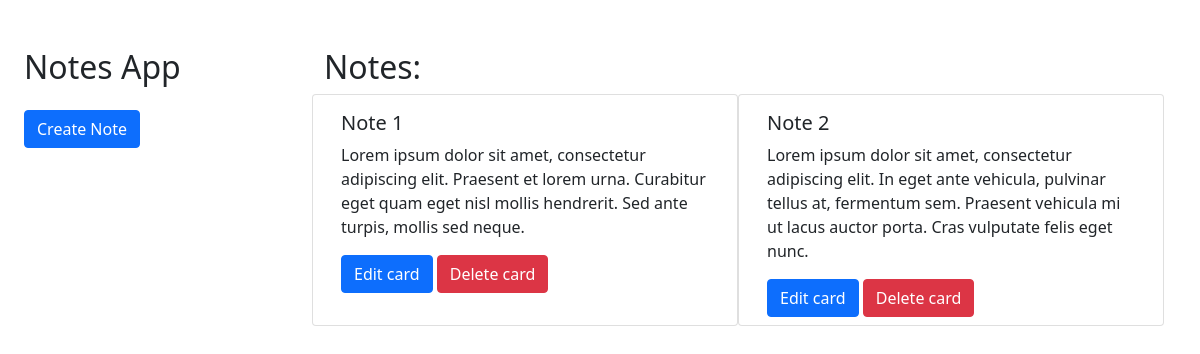
The page / on the database its author committed.
### tables this page shows
CREATE TABLE `notes` (
  `id_note` int(11) NOT NULL,
  `title_note` varchar(100) NOT NULL,
  `content_note` varchar(5000) NOT NULL
);

### controller/notes.php (called while the page is built, shortened)
<?php
class Notes {
  public function __construct() {
    require_once './model/NotesModel.php';
  }
  public function index() {
    $execute = new NotesModel;
    $dates = $execute -> getAllNotes();
    require_once './view/index.php';
  }
}

### config/db.php (called while the page is built)
<?php
class Connection {
  public static function database() {
    try {
      $server = "mysql: server=".SERVER."; dbname=".DBNAME.";";
      $conn = new PDO($server, DBUSER, DBPASS);
      return $conn;
    } catch (PDOException $th) {
      echo 'Error: '.$th->getMessage();
    }
  }
}

### model/NotesModel.php (called while the page is built, shortened)
<?php
class NotesModel{
  private $db;
  public function __construct() {
    $this->db = Connection::database();
  }
  public function getAllNotes() {
    $stmtp = $this->db -> prepare("SELECT * FROM `notes`");
    $stmtp -> execute();
    $this->notes = $stmtp->fetchAll();
    return $this->notes;
  }
}

### view/index.php (the view, shortened to what this page needs)
<?php require_once './controller/notes.php'; ?>
<!doctype html>
<html lang="en">
<head>
  <link href="https://cdn.jsdelivr.net/npm/bootstrap@5.0.2/dist/css/bootstrap.min.css" rel="stylesheet">
</head>
<body>
  <div class="row w-100">
    <div class="col-3">
      <div class="container mt-5">
        <h2>Notes App</h2>
        <div class="mt-4">
          <a href="?v=createNote" class="btn btn-primary">Create Note</a>
        </div>
      </div>
    </div>
    <div class="col-9">
      <div class="container mt-5 col">
        <h2>Notes:</h2>
        <div class="row row-cols-2">
          <?php foreach ($dates as $note) { ?>
            <div class="card">
              <div class="card-body pb-2">
                <h5 class="card-title"><?php echo $note['title_note']; ?></h5>
                <p class="card-text"><?php echo $note['content_note']; ?></p>
                <div class="">
                  <a href="?v=editNote&id=<?php echo $note['id_note']; ?>" class="btn btn-primary">Edit card</a>
                  <button data-bs-toggle="modal" data-bs-target="#exampleModal" class="btn btn-danger">Delete card</button>
                </div>
              </div>
            </div>
          <?php } ?>
        </div>
      </div>
    </div>
  </div>
</body>
</html>

### index.php (shortened to what this page needs)
<?php
require_once './config/db.php';
require_once './controller/notes.php';
$controller = new Notes;
if (isset($_GET['v'])) {
  $action = $_GET['v'];
  $controller -> $action();
} else {
  $controller -> index();
}

### rows shown on the page
notes: title_note "Note 1", content_note "Lorem ipsum dolor sit amet, consectetur adipiscing elit. Praesent et lorem urna. Curabitur eget quam eget nisl mollis hendrerit. Sed ante turpis, mollis sed neque."
notes: title_note "Note 2", content_note "Lorem ipsum dolor sit amet, consectetur adipiscing elit. In eget ante vehicula, pulvinar tellus at, fermentum sem. Praesent vehicula mi ut lacus auctor porta. Cras vulputate felis eget nunc."
